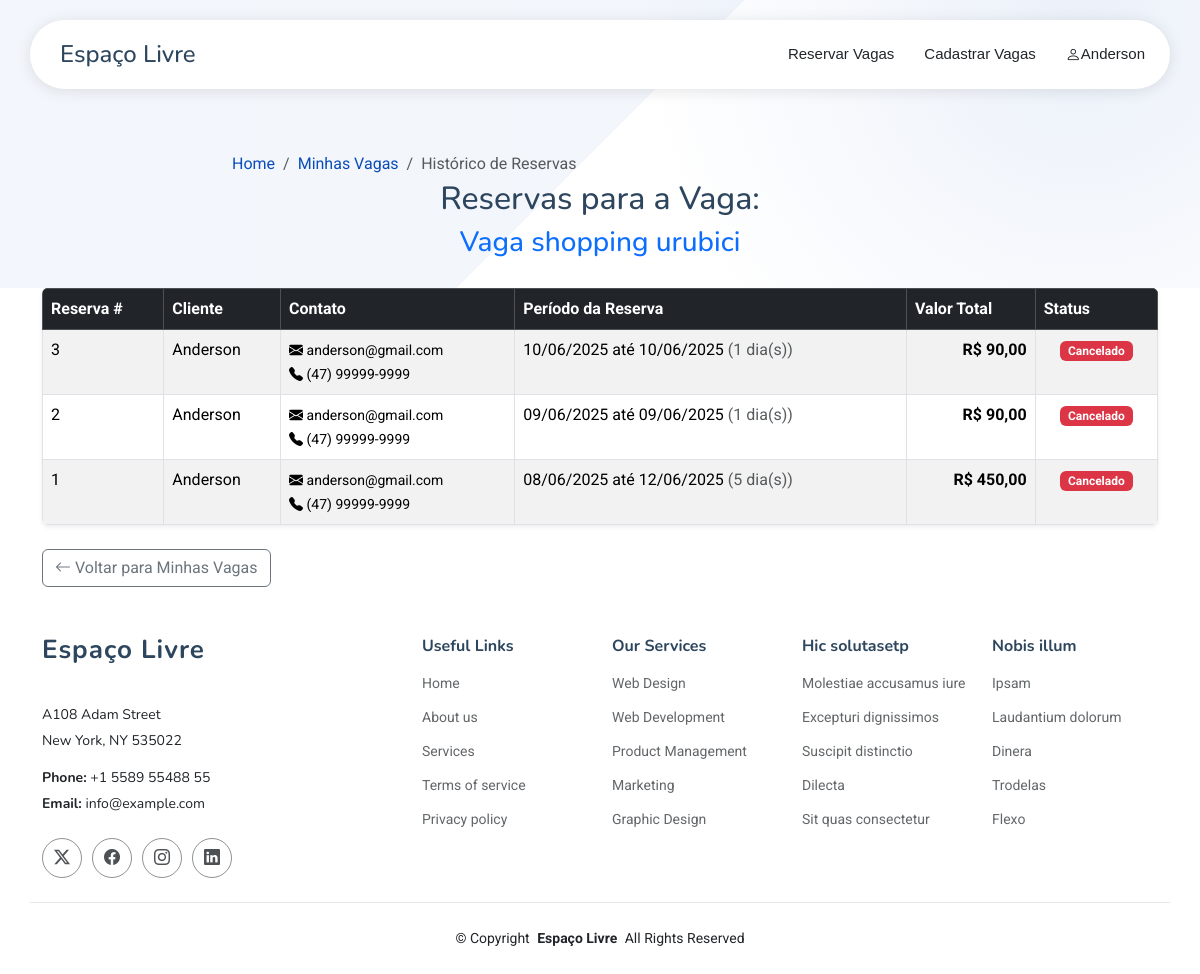
Screenshot of /ver_reservas_vaga.php?id_vaga=1 (signed in) with the database file from the repository.
### tables this page shows
CREATE TABLE `vagas` (
  `id` int(11) NOT NULL,
  `descricao` text NOT NULL,
  `cep` varchar(10) NOT NULL,
  `cidade` varchar(255) NOT NULL,
  `bairro` varchar(255) NOT NULL,
  `endereco` varchar(255) NOT NULL,
  `numero` varchar(20) DEFAULT NULL,
  `complemento` varchar(255) DEFAULT NULL,
  `foto_vaga` varchar(255) NOT NULL,
  `preco` decimal(10,2) NOT NULL,
  `id_uf` int(11) NOT NULL,
  `id_usuario` int(11) NOT NULL,
  `status_vaga` enum('ativa','inativa') NOT NULL DEFAULT 'ativa' COMMENT 'Status da vaga: ativa para listagem, inativa para não aparecer nas buscas',
  `dataCadastro` date DEFAULT curdate()
);

CREATE TABLE `reservas` (
  `id_reserva` int(11) NOT NULL,
  `id_usuario` int(11) NOT NULL,
  `id_vaga` int(11) NOT NULL,
  `id_uf` int(11) NOT NULL,
  `cidade` varchar(255) NOT NULL,
  `bairro` varchar(255) NOT NULL,
  `endereco` varchar(255) NOT NULL,
  `numero` varchar(20) DEFAULT NULL,
  `complemento` varchar(255) DEFAULT NULL,
  `quant_dias` int(10) UNSIGNED NOT NULL,
  `valor_reserva` decimal(10,2) NOT NULL,
  `status` enum('r','l','c') NOT NULL COMMENT 'r=Reservado, l=Liberado, c=Cancelado',
  `data_reserva` date NOT NULL,
  `data_criacao_registro` timestamp NOT NULL DEFAULT current_timestamp()
);

CREATE TABLE `usuarios` (
  `id` int(11) NOT NULL,
  `nome` varchar(255) NOT NULL,
  `cpf` varchar(20) DEFAULT NULL,
  `telefone` varchar(20) DEFAULT NULL,
  `email` varchar(255) NOT NULL,
  `senha` varchar(255) NOT NULL,
  `dataCadastro` date DEFAULT curdate(),
  `nivel_acesso` int(11) NOT NULL DEFAULT 1 COMMENT '1=Usuário Padrão, 2=Administrador'
);

### ver_reservas_vaga.php (the view, shortened to what this page needs)
<?php
include_once 'conexao.php';
$id_vaga_get = filter_input(INPUT_GET, 'id_vaga', FILTER_VALIDATE_INT);
$vaga_info = null;
$reservas_desta_vaga = [];
$page_error_message = null;
try {
    $conn->setAttribute(PDO::ATTR_ERRMODE, PDO::ERRMODE_EXCEPTION);
    $stmt_vaga = $conn->prepare("SELECT id, descricao, id_usuario FROM vagas WHERE id = :id_vaga");
    $stmt_vaga->bindParam(':id_vaga', $id_vaga_get, PDO::PARAM_INT);
    $stmt_vaga->execute();
    $vaga_info = $stmt_vaga->fetch(PDO::FETCH_ASSOC);
    $stmt_reservas = $conn->prepare(
        "SELECT r.*, u.nome AS nome_cliente, u.email AS email_cliente, u.telefone AS telefone_cliente
         FROM reservas r
         JOIN usuarios u ON r.id_usuario = u.id
         WHERE r.id_vaga = :id_vaga
         ORDER BY r.data_reserva DESC, r.id_reserva DESC"
    );
    $stmt_reservas->bindParam(':id_vaga', $id_vaga_get, PDO::PARAM_INT);
    $stmt_reservas->execute();
    $reservas_desta_vaga = $stmt_reservas->fetchAll(PDO::FETCH_ASSOC);
} catch (PDOException $e) {
    error_log("Erro em ver_reservas_vaga.php (Vaga ID: $id_vaga_get): " . $e->getMessage());
    $page_error_message = "Ocorreu um erro técnico ao carregar os dados das reservas.";
}
?>
<!DOCTYPE html>
<html lang="pt-br">
<?php
require_once 'components/head.php';
?>
<body class="account-page">
    <?php require_once 'components/header.php'; ?>
    <main class="main">
        <section id="hero-minha-conta" class="hero section" style="padding-top: 80px; padding-bottom: 20px;">
            <div class="container" data-aos="fade-up">
                <div class="row align-items-center justify-content-center text-center">
                    <div class="col-lg-8">
                        <div class="hero-content">
                            <nav aria-label="breadcrumb"><br><br><br>
                                <ol class="breadcrumb mb-1 bg-transparent p-0">
                                    <li class="breadcrumb-item"><a href="index.php">Home</a></li>
                                    <li class="breadcrumb-item"><a href="account.php#tab-vagas">Minhas Vagas</a></li>
                                    <li class="breadcrumb-item active" aria-current="page">Histórico de Reservas</li>
                                </ol>
                            </nav>
                            <h2>Reservas para a Vaga:</h2>
                            <h3 class="text-primary"><?= htmlspecialchars($vaga_info['descricao'] ?? 'Inválida') ?></h3>
                        </div>
                    </div>
                </div>
            </div>
        </section>
                <div class="container">
                    <?php if ($vaga_info && empty($reservas_desta_vaga) && !$page_error_message): ?>
                        <div class="alert alert-info text-center">
                            <i class="bi bi-info-circle fs-3 d-block mb-2"></i>
                            Nenhuma reserva encontrada para esta vaga até o momento.
                        </div>
                    <?php elseif (!empty($reservas_desta_vaga)): ?>
                        <div class="table-responsive shadow-sm rounded">
                            <table class="table table-striped table-hover table-bordered mb-0">
                                <thead class="table-dark">
                                    <tr>
                                        <th>Reserva #</th>
                                        <th>Cliente</th>
                                        <th>Contato</th>
                                        <th>Período da Reserva</th>
                                        <th>Valor Total</th>
                                        <th>Status</th>
                                    </tr>
                                </thead>
                                <tbody>
                                    <?php foreach ($reservas_desta_vaga as $reserva): ?>
                                        <tr>
                                            <td><?= htmlspecialchars($reserva['id_reserva']) ?></td>
                                            <td><?= htmlspecialchars($reserva['nome_cliente']) ?></td>
                                            <td>
                                                <small>
                                                    <?php if (!empty($reserva['email_cliente'])): ?>
                                                        <i class="bi bi-envelope-fill" title="Email"></i> <?= htmlspecialchars($reserva['email_cliente']) ?><br>
                                                    <?php endif; ?>
                                                    <?php if (!empty($reserva['telefone_cliente'])): ?>
                                                        <i class="bi bi-telephone-fill" title="Telefone"></i> <?= htmlspecialchars($reserva['telefone_cliente']) ?>
                                                    <?php endif; ?>
                                                </small>
                                            </td>
                                            <td>
                                                <?php
                                                $data_inicio_r = new DateTime($reserva['data_reserva']);
                                                $data_fim_r = new DateTime($reserva['data_reserva']);
                                                $data_fim_r->add(new DateInterval('P' . ($reserva['quant_dias'] - 1) . 'D'));
                                                ?>
                                                <?= $data_inicio_r->format('d/m/Y') ?> até <?= $data_fim_r->format('d/m/Y') ?>
                                                <span class="text-muted">(<?= htmlspecialchars($reserva['quant_dias']) ?> dia(s))</span>
                                            </td>
                                            <td class="text-end fw-bold">R$ <?= htmlspecialchars(number_format($reserva['valor_reserva'], 2, ',', '.')) ?></td>
                                            <td class="text-center">
                                                <span class="badge bg-<?= $reserva['status'] == 'r' ? 'success' : ($reserva['status'] == 'c' ? 'danger' : 'secondary') ?>">
                                                    <?php
                                                    switch ($reserva['status']) {
                                                        case 'c':
                                                            echo 'Cancelado';
                                                            break;
                                                    }
                                                    ?>
                                                </span>
                                            </td>
                                        </tr>
                                    <?php endforeach; ?>
                                </tbody>
                            </table>
                        </div>
                    <?php endif; ?>
                    <div class="mt-4">
                        <a href="account.php#tab-vagas" class="btn btn-outline-secondary"><i class="bi bi-arrow-left"></i> Voltar para Minhas Vagas</a>
                    </div>
                </div>
        </main>
        <?php require_once 'components/footer.php'; ?>
</body>
</html>

### assets/css/main.css (style rules this page uses)
:root { --default-font: "Roboto", system-ui, -apple-system, "Segoe UI", Roboto, "Helvetica Neue", Arial, "Noto Sans", "Liberation Sans", sans-serif, "Apple Color Emoji", "Segoe UI Emoji", "Segoe UI Symbol", "Noto Color Emoji"; --heading-font: "Nunito", sans-serif; --nav-font: "Inter", sans-serif; }
:root { --background-color: #ffffff; --default-color: #212529; --heading-color: #2d465e; --accent-color: #0d83fd; --surface-color: #ffffff; --contrast-color: #ffffff; }
:root { --nav-color: #212529; --nav-hover-color: #0d83fd; --nav-mobile-background-color: #ffffff; --nav-dropdown-background-color: #ffffff; --nav-dropdown-color: #212529; --nav-dropdown-hover-color: #0d83fd; }
:root { scroll-behavior: smooth; }
body { color: var(--default-color); background-color: var(--background-color); font-family: var(--default-font); }
a { color: var(--accent-color); text-decoration: none; transition: 0.3s; }
h1, h2, h3, h4, h5, h6 { color: var(--heading-color); font-family: var(--heading-font); }
section, .section { color: var(--default-color); background-color: var(--background-color); padding: 60px 0; scroll-margin-top: 90px; overflow: clip; }
.hero { position: relative; padding-top: 160px; background: linear-gradient(135deg, color-mix(in srgb, var(--accent-color), transparent 95%) 50%, color-mix(in srgb, var(--accent-color), transparent 98%) 25%, transparent 50%); }
.hero::before { content: ""; position: absolute; top: 0; left: 0; width: 100%; height: 100%; background: radial-gradient(circle at 90% 10%, color-mix(in srgb, var(--accent-color), transparent 92%), transparent 40%); pointer-events: none; }
.hero .hero-content { position: relative; z-index: 1; }

### rows the page displays
vagas: descricao "Vaga shopping urubici"
reservas: id_reserva "3", id_usuario.nome "Anderson", id_usuario.email "anderson@gmail.com", id_usuario.telefone "(47) 99999-9999", data_reserva "10/06/2025", quant_dias "1", valor_reserva "90,00", status "Cancelado"
reservas: id_reserva "2", id_usuario.nome "Anderson", id_usuario.email "anderson@gmail.com", id_usuario.telefone "(47) 99999-9999", data_reserva "09/06/2025", quant_dias "1", valor_reserva "90,00", status "Cancelado"
reservas: id_reserva "1", id_usuario.nome "Anderson", id_usuario.email "anderson@gmail.com", id_usuario.telefone "(47) 99999-9999", data_reserva "08/06/2025", data_reserva "12/06/2025", quant_dias "5", valor_reserva "450,00", status "Cancelado"

### other values shown
$_SESSION['nome'] "Anderson"
